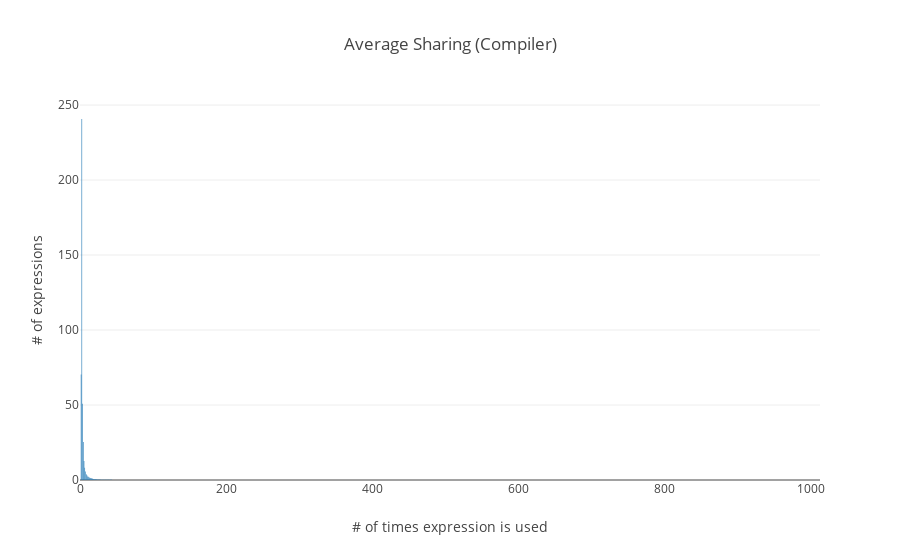

Notebook source saved alongside this figure:
### Code cell
import plotly
import plotly.plotly as py
import plotly.graph_objs as go

hist = tactr_stats.coqexp_sharing()
data = [go.Bar(x=[i for i in range(len(hist))], y=hist)]

layout = go.Layout(
    title='Average AST Sharing (Compiler)',
    xaxis=dict(
        title='# of times expression is used'
    ),
    yaxis=dict(
        title='# of expressions',
    ),
)
fig = go.Figure(data=data, layout=layout)
plotly.offline.init_notebook_mode(connected=True)
plotly.offline.iplot(fig, filename='average-context-size')

### Figure 1 — Plotly figure (JSON) as saved in the notebook; plotly's stock layout.template omitted (floating-point values rounded to 4 significant figures; data arrays with more than 128 entries replaced by an {"elided": "..."} marker saying what was removed)
{"data": [{"type": "bar", "x": {"elided": "1013 int values"}, "y": {"elided": "1013 float values"}}], "layout": {"title": "Average Sharing (Compiler)", "xaxis": {"title": "# of times expression is used"}, "yaxis": {"title": "# of expressions"}}}
